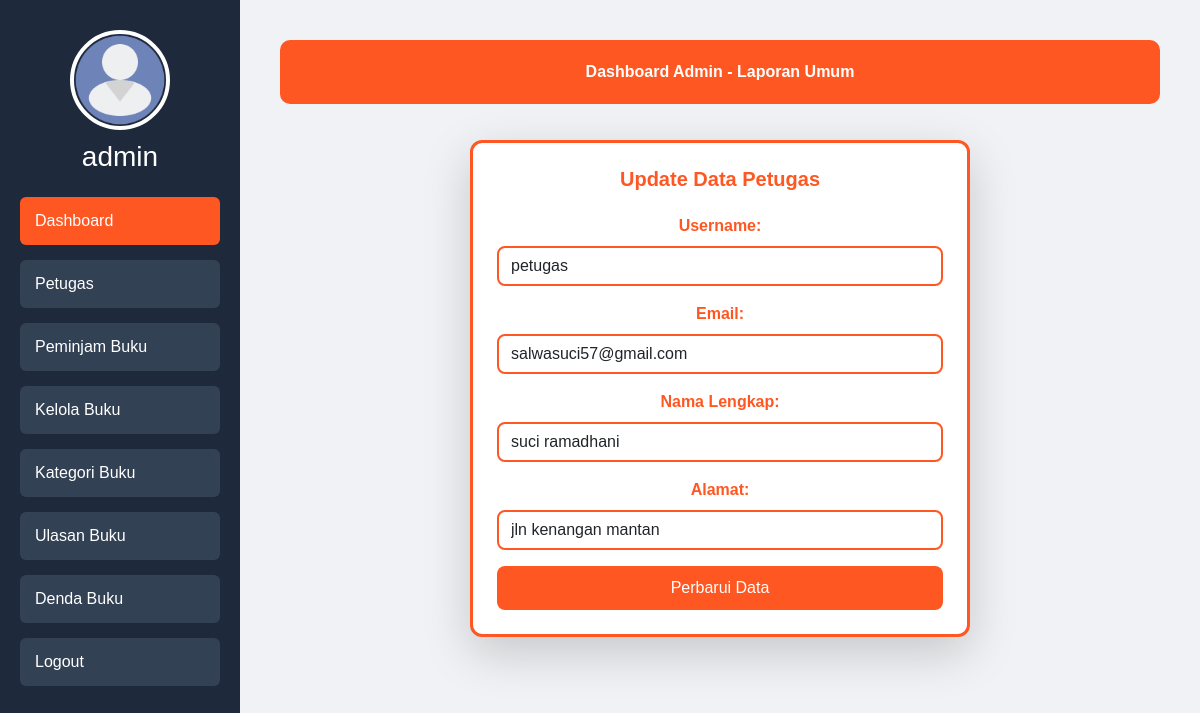
/modul/admin.php?page=update&edit=67 (signed in), run on the app's committed database.
### tables this page shows
CREATE TABLE `user` (
  `UserID` int(11) NOT NULL,
  `Username` varchar(255) DEFAULT NULL,
  `Password` varchar(255) DEFAULT NULL,
  `confirm_password` varchar(255) DEFAULT NULL,
  `Email` varchar(255) DEFAULT NULL,
  `NamaLengkap` varchar(255) DEFAULT NULL,
  `Alamat` text,
  `Role` enum('admin','petugas','peminjam') NOT NULL
);

### modul/update_pengguna.php (the view, shortened to what this page needs)
<?php
class User {
    private $conn;
    public function __construct($db) {
        $this->conn = $db;
    }
    public function getUserById($id) {
        $sql = "SELECT * FROM user WHERE UserID = :id";
        $stmt = $this->conn->prepare($sql);
        $stmt->bindParam(':id', $id);
        $stmt->execute();
        return $stmt->fetch(PDO::FETCH_ASSOC);
    }
}
$db = new Database();
$conn = $db->conn;
$user = new User($conn);
$petugas = null;
if (isset($_GET['edit']) && !empty($_GET['edit'])) {
    $id = $_GET['edit'];
    $petugas = $user->getUserById($id);
} else {
    echo "<script>alert('Parameter ID tidak valid!'); window.location.href='?page=pengguna';</script>";
    exit();
}
?>
<div class="container mt-3">
    <div class="card shadow-lg p-4 border-3" style="border-color: #FF5722; margin-top: 10px; max-width: 500px; margin: 0 auto;">
        <h5 style="color: #FF5722; font-weight: 600; text-align: center;">Update Data Petugas</h5>
        <?php if ($petugas): ?>
        <form method="POST" style="margin-top:15px;">
            <div class="mb-3">
                <label for="username" class="form-label" style="font-weight: bold; color: #FF5722;">Username:</label>
                <input type="text" id="username" name="username" value="<?= $petugas['Username'] ?>" placeholder="Username" class="form-control border-orange" required>
            </div>
            <div class="mb-3">
                <label for="email" class="form-label" style="font-weight: bold; color: #FF5722;">Email:</label>
                <input type="email" id="email" name="email" value="<?= $petugas['Email'] ?>" placeholder="Email" class="form-control border-orange" required>
            </div>
            <div class="mb-3">
                <label for="namaLengkap" class="form-label" style="font-weight: bold; color: #FF5722;">Nama Lengkap:</label>
                <input type="text" id="namaLengkap" name="namaLengkap" value="<?= $petugas['NamaLengkap'] ?>" placeholder="Nama Lengkap" class="form-control border-orange" required>
            </div>
            <div class="mb-3">
                <label for="alamat" class="form-label" style="font-weight: bold; color: #FF5722;">Alamat:</label>
                <input type="text" id="alamat" name="alamat" value="<?= $petugas['Alamat'] ?>" placeholder="Alamat" class="form-control border-orange" required>
            </div>
            <button type="submit" name="updatePetugas" class="btn btn-orange w-100">Perbarui Data</button>
        </form>
        <?php else: ?>
        <p class="text-center text-danger">Data tidak ditemukan.</p>
        <?php endif; ?>
    </div>
</div>

### modul/admin.php (style rules this page uses)
body { font-family: "Poppins", sans-serif; background: #f0f2f5; margin: 0; display: flex; height: 100vh; overflow: hidden; }
.card { background: #fff; padding: 25px; border-radius: 12px; box-shadow: 0 6px 12px rgba(0, 0, 0, 0.1); text-align: center; transition: transform 0.3s, box-shadow 0.3s; }

### modul/update_pengguna.php (style rules this page uses)
.border-orange { border: 2px solid #FF5722 !important; border-radius: 8px; }
.btn-orange { background-color: #FF5722; color: #fff; border: none; border-radius: 8px; padding: 10px; cursor: pointer; transition: background-color 0.3s ease, transform 0.2s ease; }

### data on the page
user: username "petugas", email "salwasuci57@gmail.com", namaLengkap "suci ramadhani", alamat "jln kenangan mantan"

### other printed values
$_SESSION['username'] "admin"
